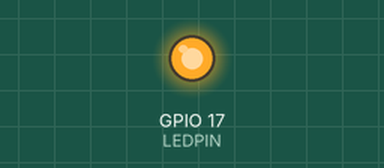
This program was run on a simulated Raspberry Pi (BCM pin numbers). Shown: output pins drawn as LEDs (lit = HIGH). At 4.0 s the program stops and its outputs stay as they are.

Above: at 0.1 s.
At 2.1 s:
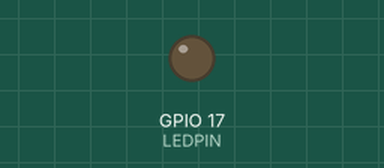
Timing chart, 0 to 3.6 s (numbered marks = the images above):
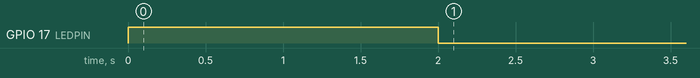

The program:

gpio.py
```python
#!/usr/bin/env python
import RPi.GPIO as GPIO
import time

LEDPIN = 17
GPIO.setmode(GPIO.BCM)
GPIO.setup(LEDPIN, GPIO.OUT)
GPIO.output(LEDPIN, True)
time.sleep(2)
GPIO.output(LEDPIN, False)
time.sleep(2)
GPIO.cleanup()
```

Measured:
- by itself, GPIO 17 (LEDPIN): LOW → HIGH at 0.00 s, → LOW 2.0 s later
